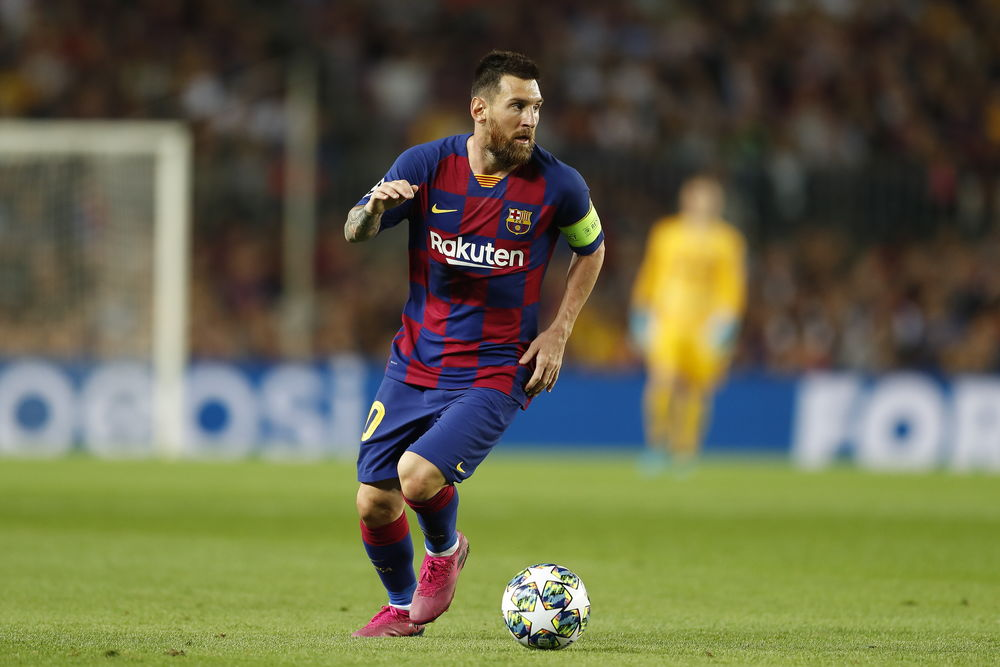
#> input picture image4labs/messi.jpg, 1000 x 667 px
$ jupyter execute 'Изучение гистограммы.ipynb'
#> lines starting #> are read from the running program, lines starting #| are printed output that depends on the picture
[cell 1]
import numpy as np
import cv2 as cv
from matplotlib import pyplot as plt

[cell 2]
messi = '../../image4labs/messi.jpg'

[cell 3]
img = cv.imread(messi, cv.IMREAD_GRAYSCALE)
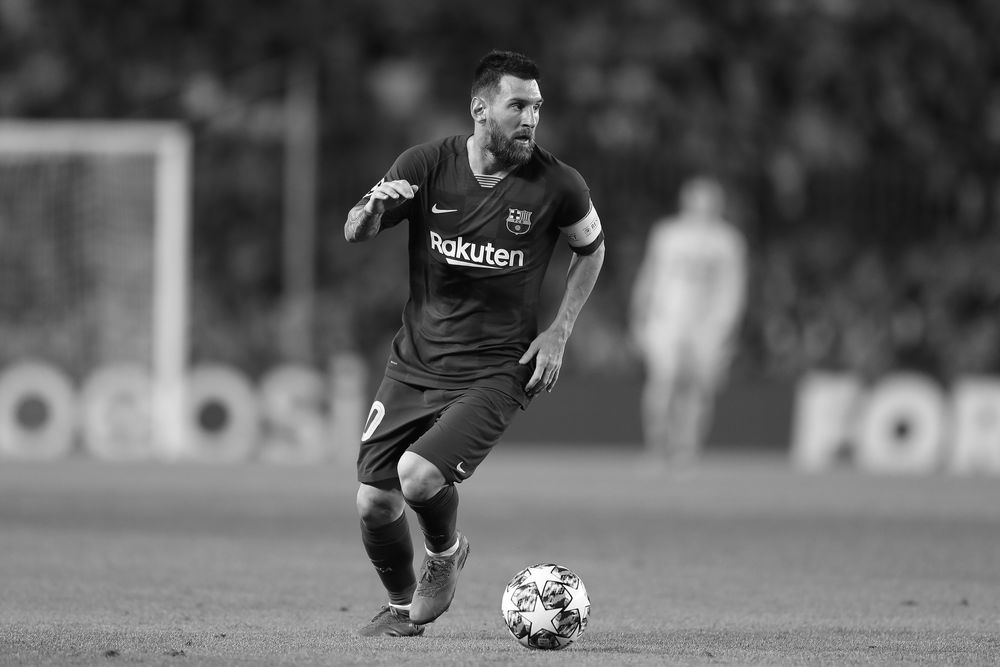
#> img: shape (667, 1000); min 0, max 255, mean 98
assert img is not None, "file could not be read, check with os.path.exists()"
plt.subplot(121)
plt.imshow(img)
plt.subplot(122)
plt.hist(img.ravel(), 256, [0, 256])
plt.show()
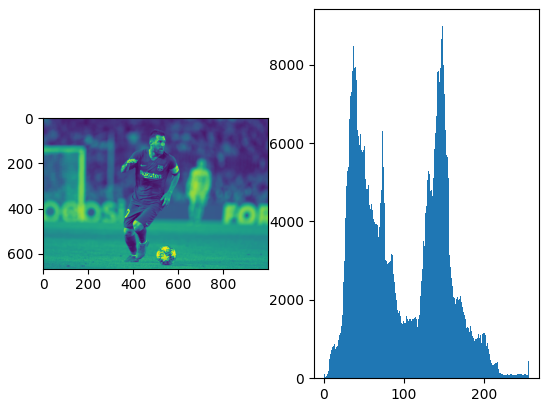
#> figure drawn by matplotlib, 2 panels; panel 2: tallest bar 8984 high, from x = 148 to 149

[cell 4]
img = cv.imread(messi)
#> img is the input picture: shape (667, 1000, 3); mean B, G, R 72.8, 101.2, 101.3
assert img is not None, "file could not be read, check with os.path.exists()"

color = ('b', 'g', 'r')
for i, col in enumerate(color):
    histr = cv.calcHist([img], [i], None, [256], [0, 256])
    plt.plot(histr, color=col)
    plt.xlim([0, 256])
plt.show()
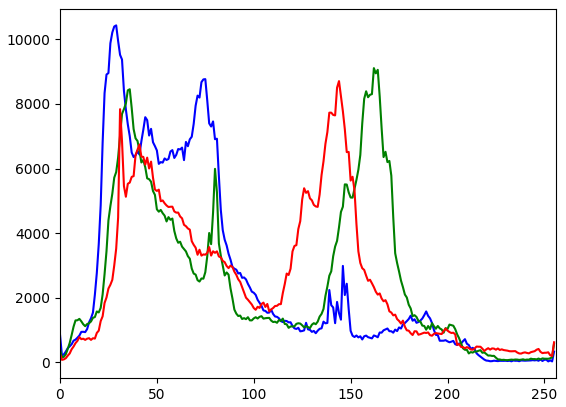
#> figure drawn by matplotlib, 1 panel; curve peaks at x = 29, y = 10429; curve peaks at x = 162, y = 9107; curve peaks at x = 144, y = 8705

[cell 5]
img = cv.imread(messi, cv.IMREAD_GRAYSCALE)
assert img is not None, "file could not be read, check with os.path.exists()"
# create a mask
mask = np.zeros(img.shape[:2], np.uint8)
mask[50:650, 350:600] = 255
masked_img = cv.bitwise_and(img, img, mask=mask)
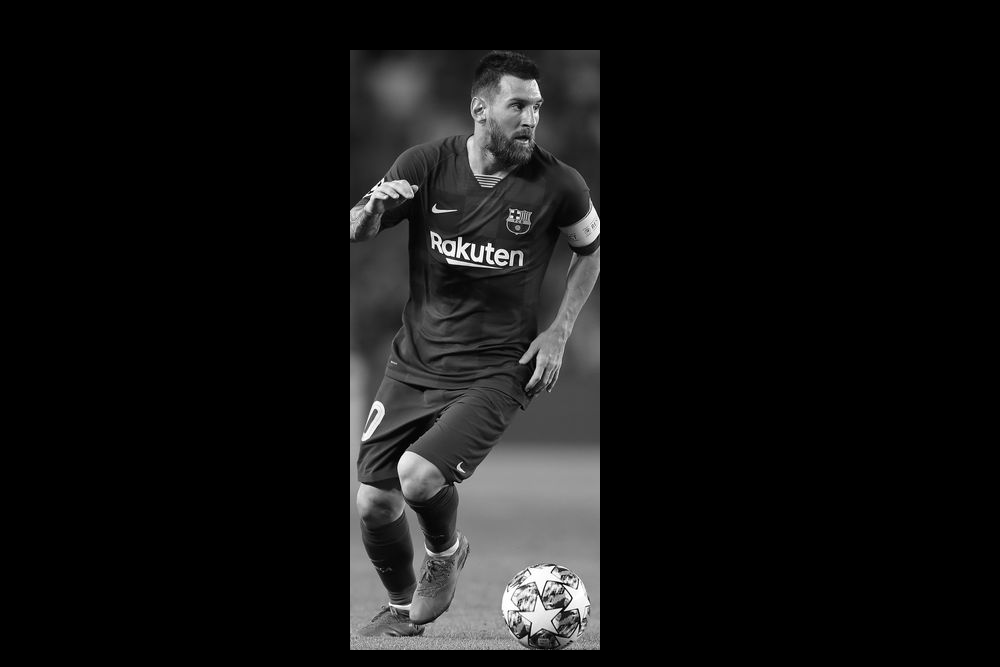
#> masked_img: shape (667, 1000); min 0, max 255, mean 19.1
# Calculate histogram with mask and without mask
# Check third argument for mask
hist_full = cv.calcHist([img], [0], None, [256], [0, 256])
#> hist_full = 256 values, max 8984 at index 148, min 31 at index 1, mean 2605.5
hist_mask = cv.calcHist([img], [0], mask, [256], [0, 256])
#> hist_mask = 256 values, max 2640 at index 74, min 31 at index 1, mean 585.9
plt.subplot(221), plt.imshow(img, 'gray')
plt.subplot(222), plt.imshow(mask, 'gray')
plt.subplot(223), plt.imshow(masked_img, 'gray')
plt.subplot(224), plt.plot(hist_full), plt.plot(hist_mask)
plt.xlim([0, 256])
plt.show()
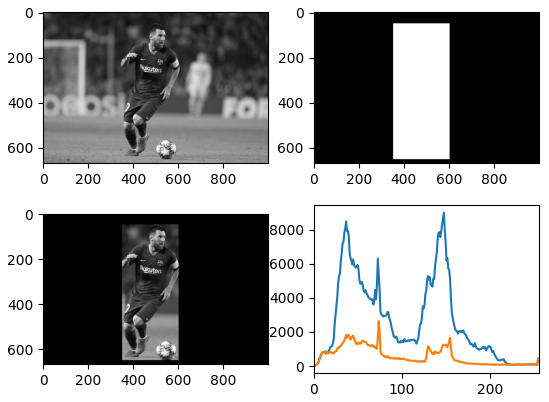
#> figure drawn by matplotlib, 4 panels; panel 4: curve peaks at x = 148, y = 8984; panel 4: curve peaks at x = 74, y = 2640

$ run again, with image4labs/fly.jpg copied over image4labs/messi.jpg
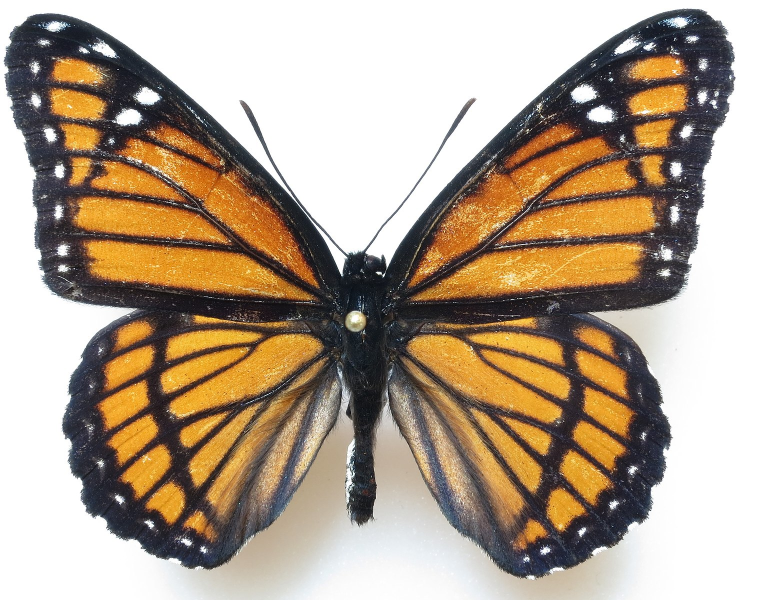
#> input picture image4labs/fly.jpg, 1514 x 1200 px (shown at 1/2 size)
#> img is the input picture: shape (1200, 1514, 3); mean B, G, R 140.5, 160.1, 177.3
#> `masked_img = cv.bitwise_and(img, img, mask=mask)`:
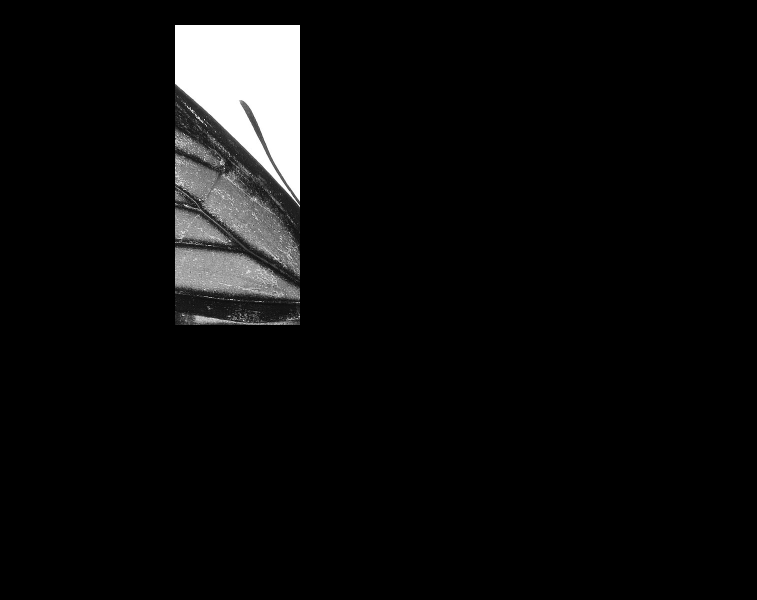
#> masked_img: shape (1200, 1514) (shown at 1/2 size); min 0, max 255, mean 12.9
#> hist_full = 256 values, max 566952 at index 255, min 176 at index 1, mean 7096.9
#> hist_mask = 256 values, max 54669 at index 255, min 20 at index 235, mean 585.9
#> `plt.show()`:
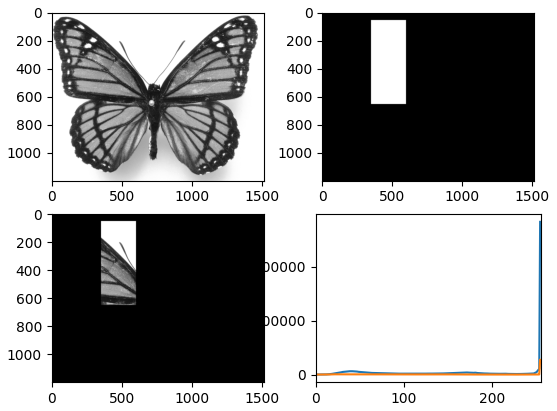
#> figure drawn by matplotlib, 4 panels; panel 4: curve peaks at x = 255, y = 566952; panel 4: curve peaks at x = 255, y = 54669
